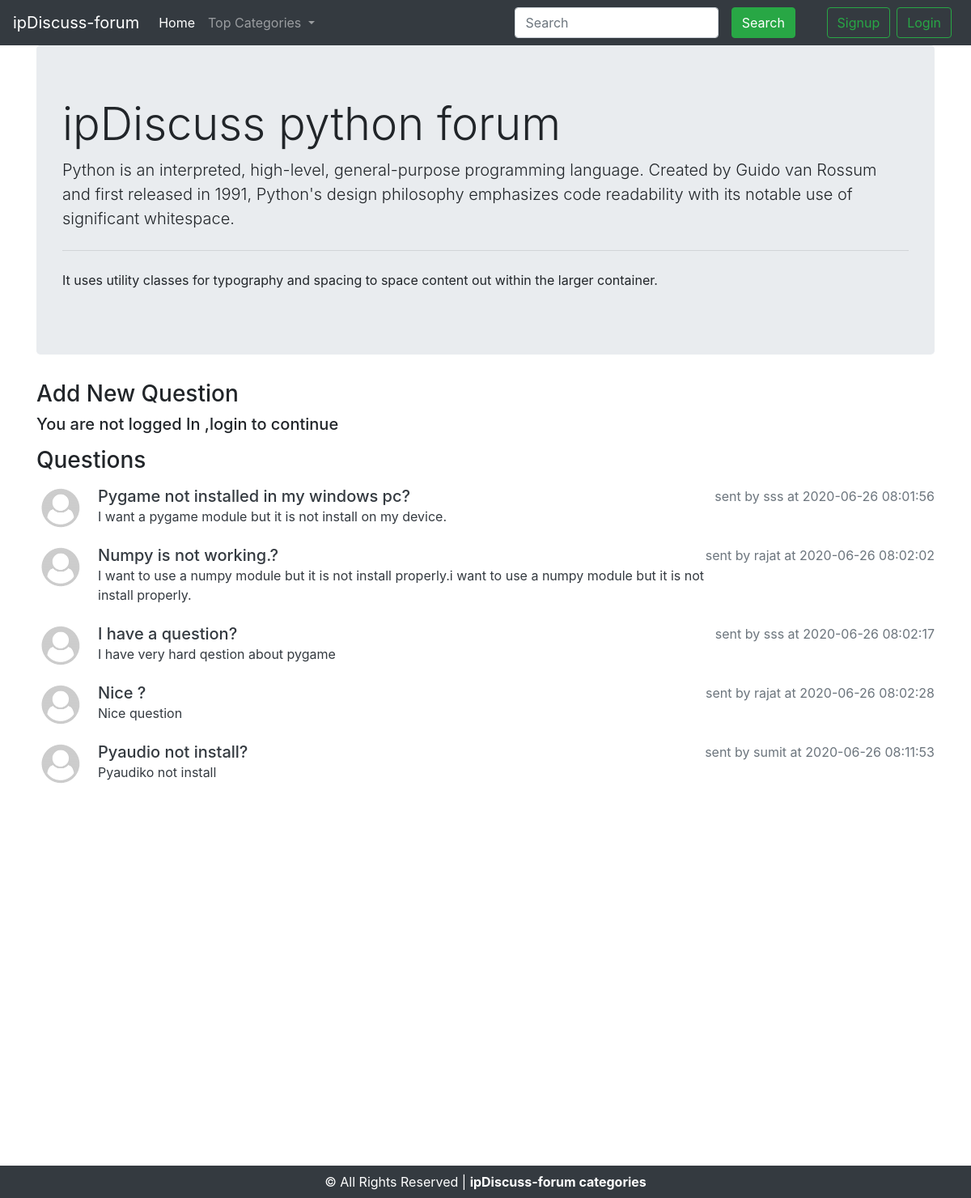
The app's page /threadlist.php?catid=1 with its own data.
### tables this page shows
CREATE TABLE `category` (
  `category_id` int(11) NOT NULL,
  `category_name` varchar(255) NOT NULL,
  `category_content` text NOT NULL,
  `category_time&date` timestamp NOT NULL DEFAULT current_timestamp() ON UPDATE current_timestamp()
);

CREATE TABLE `threads` (
  `thread_id` int(11) NOT NULL,
  `thread_title` varchar(255) NOT NULL,
  `thread_content` text NOT NULL,
  `category_id` int(11) NOT NULL,
  `user_id` int(11) NOT NULL,
  `time&date` timestamp NOT NULL DEFAULT current_timestamp() ON UPDATE current_timestamp()
);

CREATE TABLE `users` (
  `user_id` int(11) NOT NULL,
  `username` varchar(255) NOT NULL,
  `user_email` varchar(255) NOT NULL,
  `password` varchar(10000) NOT NULL,
  `timestamp` datetime NOT NULL DEFAULT current_timestamp()
);

### threadlist.php (the view, shortened to what this page needs)
<?php
include "includes/header.php";
include "includes/navbar.php";
$id=$_GET['catid'];
$sql="select * from category where category_id='$id'";
$res=mysqli_query($conn,$sql);
while($row=mysqli_fetch_assoc($res))
{
    $title=$row['category_name'];
    $desc=$row['category_content'];
echo '
<div class="container">
<div class="jumbotron">
  <h1 class="display-4">ipDiscuss '.$title.' forum</h1>
  <p class="lead">'.$desc.'</p>
  <hr class="my-4">
  <p>It uses utility classes for typography and spacing to space content out within the larger container.</p>
</div>
</div>';
$questionSuccess="false";
echo '
<div class="container mb-3">
    <h3>Add New Question</h3>';
    if(isset($_SESSION['loggedin']))
    {
        if($questionSuccess=="true")
        {
            echo '<div class="alert alert-success alert-dismissible fade show" role="alert">
            <strong>Success!</strong> Question has been added succesfully. Wait until user reply.
            <button type="button" class="close" data-dismiss="alert" aria-label="Close">
            <span aria-hidden="true">&times;</span>
            </button>
            </div>';
        }
        echo '<form action="'.$_SERVER['REQUEST_URI'].'" method="post">
        <div class="form-group">
          <label for="question">Write a question</label>
          <input type="text" class="form-control" name="question" id="question"  minlength=5 maxlength=255 required aria-describedby="questionHelp">
          <small id="questionHelp" class="form-text text-muted">Question must be short and crisp.</small>
        </div>
        <div class="form-group">
            <label for="Qdescription">Question description</label>
            <textarea class="form-control" name="desc"   minlength=5 maxlength=20000 required  id="Qdescription" rows="3"></textarea>
        </div>
        <button type="submit" name="que" class="btn btn-success">Add question</button>
      </form>';
    }
    else
    {
        echo '<h5>You are not logged In ,login to continue</h5>';
    }
echo '</div>
<div class="container">
<h3 class="mb-3">Questions</h3>';
$sql="select * from threads where category_id='$id'";
$res=mysqli_query($conn,$sql);
if( mysqli_num_rows($res)>0)
{
    while($row=mysqli_fetch_assoc($res))
    {
        $thread_id=$row['thread_id'];
        $thread_title=$row['thread_title'];
        $thread_desc=$row['thread_content'];
        $thread_time=$row['time&date'];
        $thread_user_id=$row['user_id'];
        $sql2="select username from users where user_id='$thread_user_id'";
        $res2=mysqli_query($conn,$sql2);
        $row2=mysqli_fetch_assoc($res2);
        $thread_username=$row2['username'];
        echo '<div class="media mb-2">
                <img src="images/profile.png" width="60px" class="mr-3" alt="...">
            <div class="media-body">
            <h5 class="mt-0 d-inline"><a href="thread.php?thd='.$thread_id.'" class="text-dark">'.ucfirst($thread_title).'?</a> </h5>
            <p class="d-inline text-dark text-muted float-right "> sent by '.$thread_username.' at '.$thread_time.'</p>
              <p class="d-block text-dark">  '.ucfirst($thread_desc).'</p>
            </div>
            </div>';
    }
}
else
{
    echo '<div class="jumbotron">
    <h1 class="display-5">No any questions in the database.</h1>
    <p class="lead">Be the first person to ask a question</p>
  </div>';
}
echo '</div> ';
}
include "includes/footer.php";
?>

### includes/header.php (shortened to what this page needs)
<!doctype html>
<html lang="en">
  <head>
    <link rel="stylesheet" href="css/bootstrap.min.css">
  </head>
  <body>

### includes/navbar.php (shortened to what this page needs)
<div class="sticky-top">
    <nav class="navbar navbar-expand-lg navbar-dark bg-dark">
        <a class="navbar-brand" href="index.php">ipDiscuss-forum</a>
        <div class="collapse navbar-collapse" id="navbarSupportedContent">
            <ul class="navbar-nav mr-auto">
                <li class="nav-item active">
                    <a class="nav-link" href="index.php">Home<span class="sr-only">(current)</span></a>
                </li>
                <li class="nav-item dropdown">
                    <a class="nav-link dropdown-toggle" href="#" id="navbarDropdown" role="button"
                        data-toggle="dropdown" aria-haspopup="true" aria-expanded="false">
                        Top Categories
                    </a>
                </li>
            </ul>
            <form class="form-inline my-2 my-lg-0" method="get" action="search.php">
                <input class="form-control mr-sm-2 col-8"  required name="search" type="search" placeholder="Search" aria-label="Search">
                <button class="btn btn-success my-2 my-sm-0 mx-2" type="submit">Search</button>
            </form>
            <?php
            if(isset($_SESSION['loggedin']))
            {
            ?>
            <span class="text-light mx-2"><?php echo 'Welcome, '.$_SESSION['loggedin']; ?></span>
            <a href="includes/logout.php" class="btn btn-outline-success mr-2">Logout</a>
            <?php
            }
            else
            {
            ?>
            <button class="btn btn-outline-success mx-2"  type="button" data-toggle="modal" data-target="#signupmodal">Signup</button>
            <button type="button" class="btn btn-outline-success mr-2" data-toggle="modal" data-target="#loginmodal">Login</button>
            <?php
            }
            ?>
        </div>
    </nav>
</div>

### includes/footer.php (shortened to what this page needs)
<div style="min-height:450px;"></div>
<div class="sticky-bottom">
    <footer>
        <div class="footer-copyright text-center bg-dark text-white py-2">
            &copy; All Rights Reserved | <a href="index.php" class="text-white"><strong>ipDiscuss-forum
                    categories</strong></a>
        </div>
    </footer>
</div>
</body>
</html>

### records on screen
category: category_name "python", category_content "Python is an interpreted, high-level, general-purpose programming language. Created by Guido van Rossum and first released in 1991, Python's design philosophy emphasizes code readability with its notable use of significant whitespace."
threads: thread_title "Pygame not installed in my windows pc", user.username "sss", value "2020-06-26 08:01:56", thread_content "I want a pygame module but it is not install on my device."
threads: thread_title "Numpy is not working.", user.username "rajat", value "2020-06-26 08:02:02", thread_content "I want to use a numpy module but it is not install properly.i want to use a numpy module but it is not install properly."
threads: thread_title "I have a question", user.username "sss", value "2020-06-26 08:02:17", thread_content "I have very hard qestion about pygame"
threads: thread_title "Nice", user.username "rajat", value "2020-06-26 08:02:28", thread_content "Nice question"
threads: thread_title "Pyaudio not install", user.username "sumit", value "2020-06-26 08:11:53", thread_content "Pyaudiko not install"
